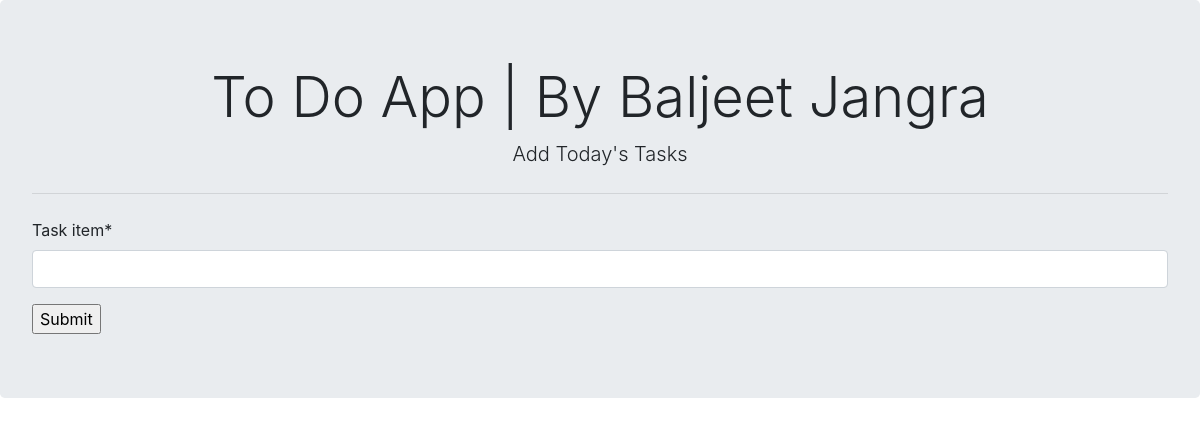
Before: / with the older database file.
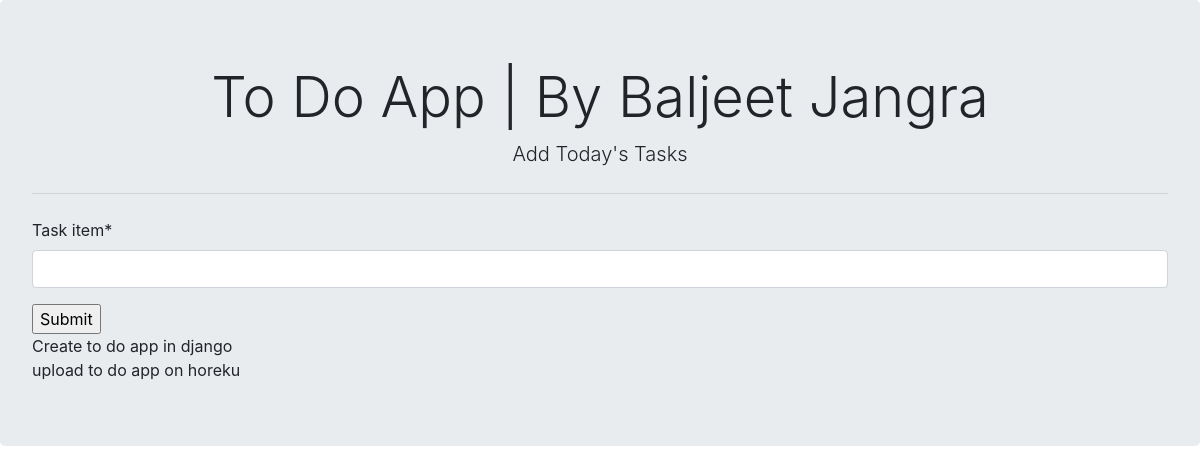
After: the same page with the newer database file.
### task/models.py (models this page shows, shortened)
class Task(models.Model):
    task_item = models.CharField(max_length=200)
    added_time = models.DateTimeField(auto_now_add=True)

### task/views.py (the view)
# urls.py: path('', views.task_list, name='task_list'),
def task_list(request):
    tasks = Task.objects.all()
    context = {
        'form': TaskForm,
        'tasks': tasks
    }
    return render(request, 'task/task_list.html', context)

### task/templates/task/task_list.html (shortened to what this page needs)
{% extends 'base.html' %}
{% load crispy_forms_tags %}
 {% block content %}
<form action="" method="post">
  {{form.task_item|as_crispy_field}}
  <input type="submit" value="Submit" />
</form>
{% for task in tasks %}
{{task.task_item}}
<br>
{% endfor %}
{% endblock content %}

### templates/base.html (shortened to what this page needs)
<!doctype html>
<html lang="en">
  <head>
    <link rel="stylesheet" href="https://stackpath.bootstrapcdn.com/bootstrap/4.3.1/css/bootstrap.min.css">
  </head>
  <body>
    <div class="jumbotron">
        <h1 class="display-4 text-center">To Do App | By Baljeet Jangra</h1>
        <p class="lead text-center">Add Today's Tasks</p>
        <hr class="my-4">
        {% block content %}
        {% endblock content %}
    </div>
  </body>
</html>

Changed rows visible on the page:
added Task: task_item "Create to do app in django"
added Task: task_item "upload to do app on horeku"
